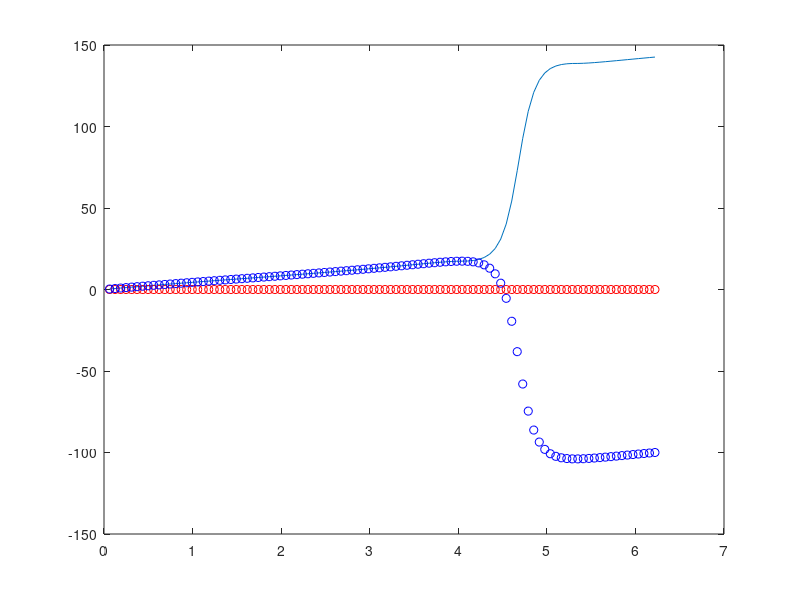

MATLAB code for this plot:
clear;
clc;
a = 2; % set radius of the current loops
I = 500; % set the current of the loop
C = I / (4 * pi);

N = 100; % set the segments number
ym = 5;
zm = 5;
pn = 100; % set the of coordinate

dphi = 2 * pi / N; % set angle of each segment of the loop
phi = linspace(dphi, 2 * pi - dphi, N); % set angle - coordinates of segments
p = [0, -2.5, 0];
px = p(1);
py = p(2);
pz = p(3);

xc = a * cos(phi);
yc = a * sin(phi); % transform angle to xy coordiantes
zc = 0;

dl = a * dphi; % set length of each segment

H = linspace(0, 0, N);
Hx = linspace(0, 0, N);
Hy = linspace(0, 0, N);
Hz = linspace(0, 0, N);

dHx = 0;
dHy = 0;
dHz = 0;
dH = 0;

for li = 1:N
    R = sqrt((px - xc(li))^2 + (py - yc(li))^2 + (pz - zc)^2);

    v_l = dl * [-sin(phi(li)), cos(phi(li)), 0]; % set the vector of dL

    v_r = [px - xc(li), py - yc(li), pz - zc]; % set vector of R
    v_H = cross(v_l, v_r); % calculate value of crross product
    dHx = dHx + C * v_H(1) / (R^3);
    dHy = dHy + C * v_H(2) / (R^3);
    dHz = dHz + C * v_H(3) / (R^3);
    dH = dH + C * norm(v_H) / (R^3);

    Hx(li) = dHx;
    Hy(li) = dHy;
    Hz(li) = dHz;

    H(li) = dH;
end

plot(phi, H);
hold on
plot(phi, Hy, 'ro');
plot(phi, Hz, 'bo');
